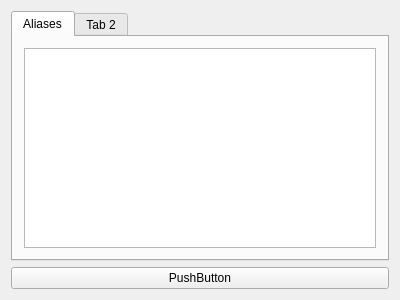
<?xml version="1.0" encoding="UTF-8"?>
<ui version="4.0">
 <class>Window</class>
 <widget class="QWidget" name="Window">
  <property name="geometry">
   <rect>
    <x>0</x>
    <y>0</y>
    <width>400</width>
    <height>300</height>
   </rect>
  </property>
  <property name="windowTitle">
   <string>Window</string>
  </property>
  <layout class="QVBoxLayout" name="verticalLayout_2">
   <item>
    <layout class="QVBoxLayout" name="verticalLayout">
     <item>
      <widget class="QTabWidget" name="tabWidget">
       <widget class="QWidget" name="tab">
        <attribute name="title">
         <string>Aliases</string>
        </attribute>
        <layout class="QVBoxLayout" name="verticalLayout_3">
         <item>
          <widget class="QTableWidget" name="tableWidget_Aliases"/>
         </item>
        </layout>
       </widget>
       <widget class="QWidget" name="tab_2">
        <attribute name="title">
         <string>Tab 2</string>
        </attribute>
       </widget>
      </widget>
     </item>
     <item>
      <layout class="QHBoxLayout" name="horizontalLayout">
       <property name="sizeConstraint">
        <enum>QLayout::SetDefaultConstraint</enum>
       </property>
       <item>
        <widget class="QPushButton" name="pushButton">
         <property name="text">
          <string>PushButton</string>
         </property>
        </widget>
       </item>
      </layout>
     </item>
    </layout>
   </item>
  </layout>
 </widget>
 <layoutdefault spacing="6" margin="11"/>
 <resources/>
 <connections/>
</ui>
